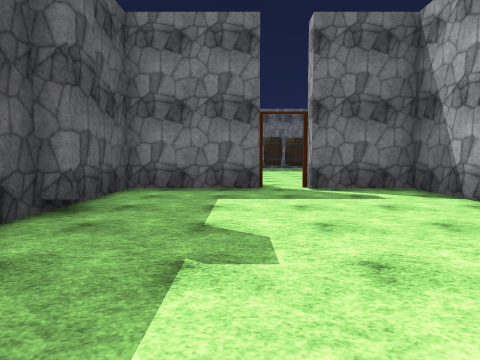
View 1 (above)

24 first-person views from a walk through a scene from a Unity 3-D project. The camera is 1.4 m above the floor, tilts 4° down and sees 75° across. Doors are open. The floor is counted in squares, 2 m on a side. Each view is taken from the middle of a square. On the plan, view 1 faces up. The plan holds only what a view shows up to about 10 squares ahead; the rest is blank. The place goes on beyond the plan. The player is left out. Some animated figures are not drawn. Some surface patterns are stand-ins.

View 2
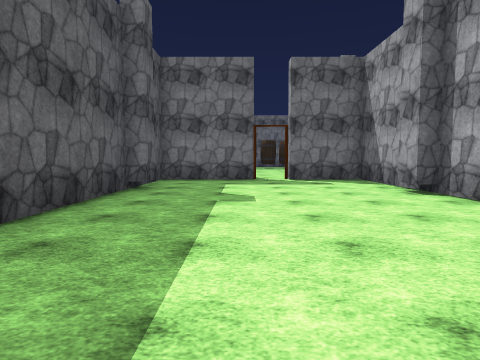

View 3
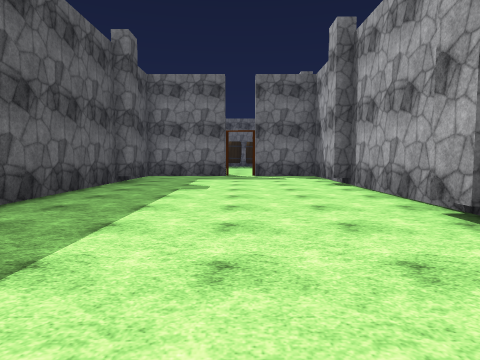

View 4
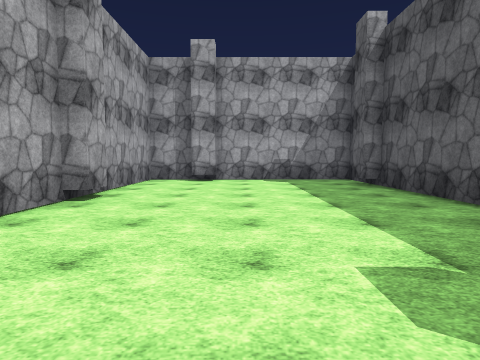

View 5
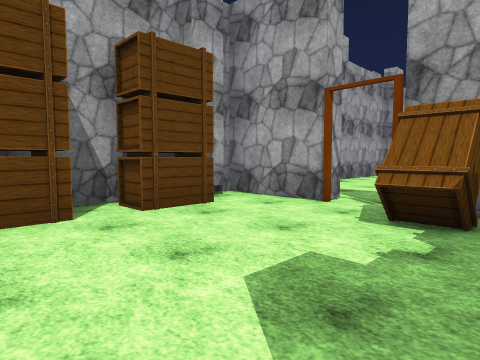

View 6
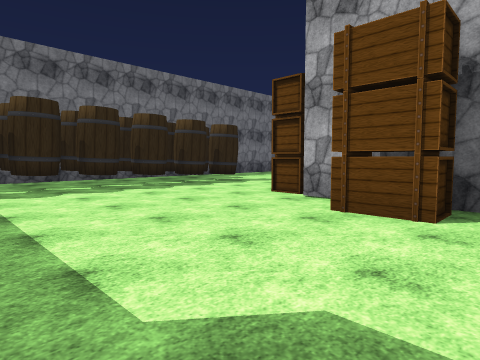

View 7
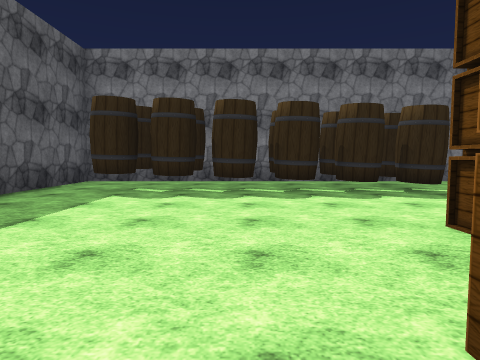

View 8
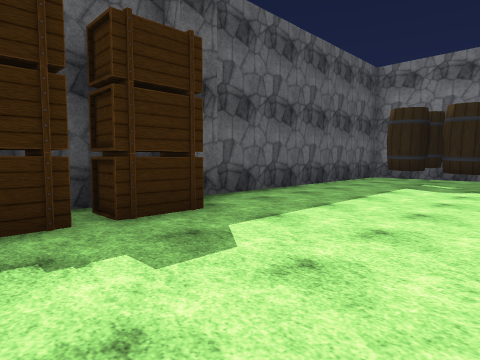

View 9
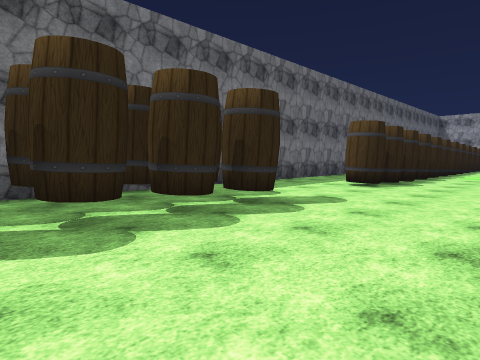

View 10
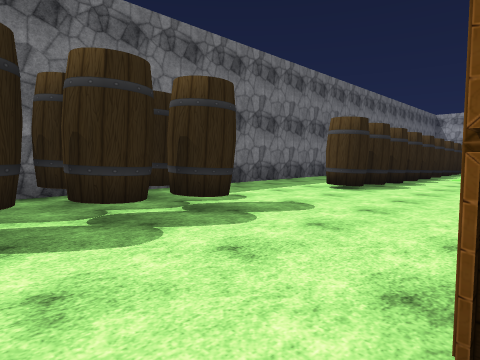

View 11
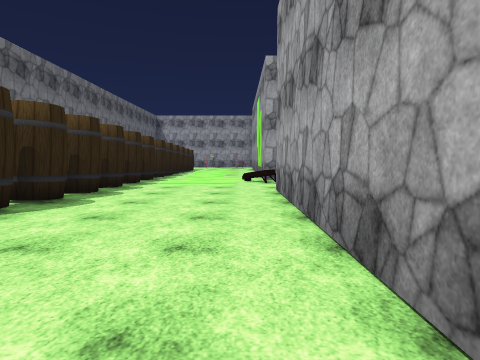

View 12
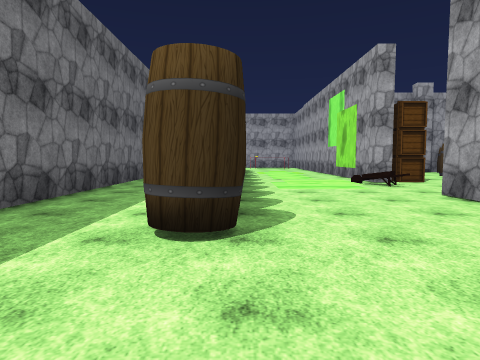

View 13
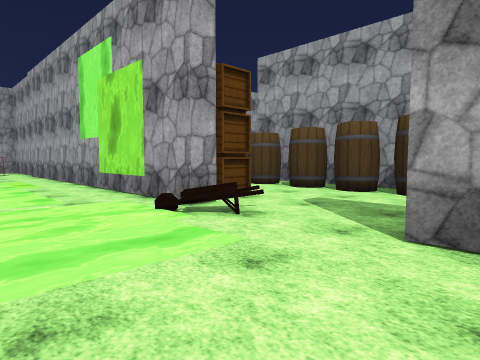

View 14
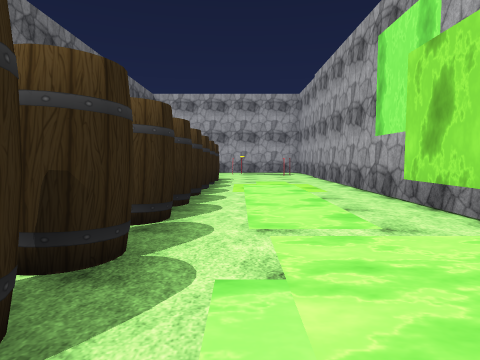

View 15
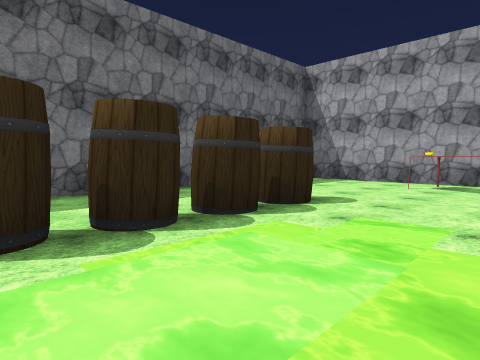

View 16
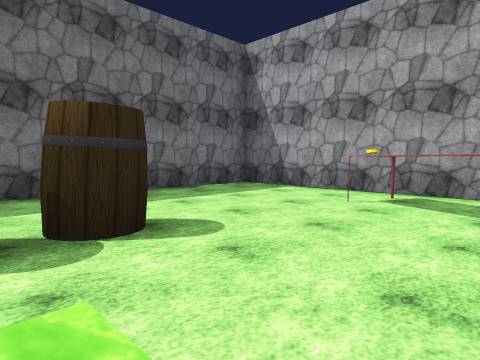

View 17
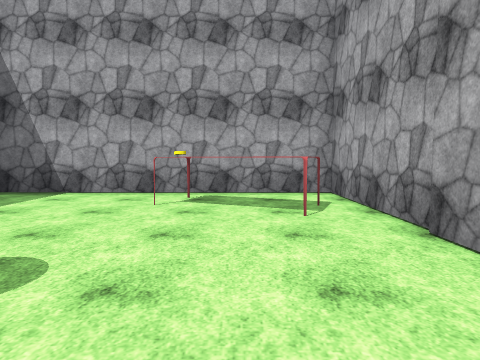

View 18
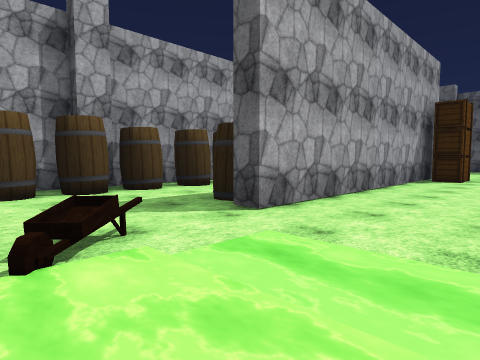

View 19
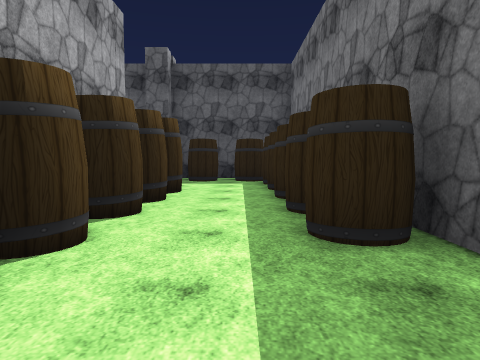

View 20
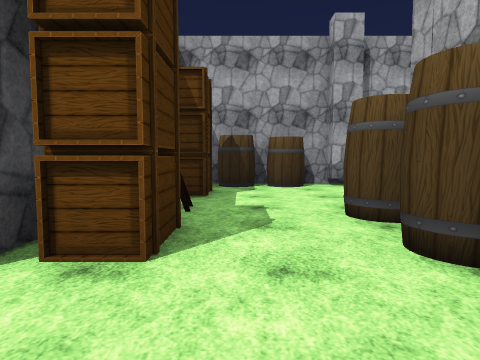

View 21
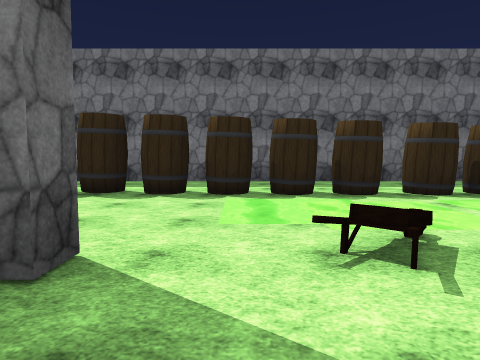

View 22
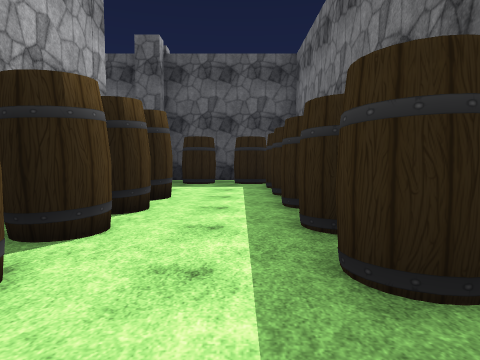

View 23
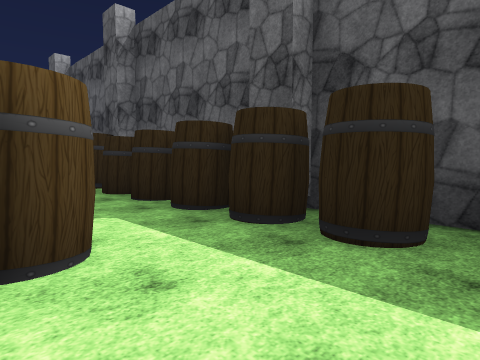

View 24
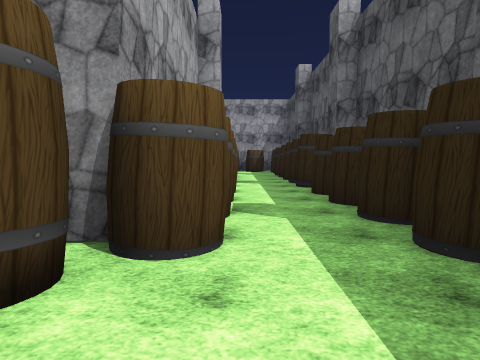

### Floor plan
Points are (right, up) in squares from view 1. A wall is a line through its corners. A room is listed if a view was taken in it or the views show most of it. See-through windows are left out.
Room 1 (views 1, 2, 3, 4)
walls: (3.4, 3) (3.4, 3.9); (-2, 4.6) (-2, 3.8) (-2.5, 3.8) (-2.5, -3.8) (-2, -3.8) (-2, -4.5); (3.4, -1.8) (3.4, -1); (0.5, 7) (-2.5, 7) (-2.5, 5.5); (1.6, -5.5) (2.5, -5.5); (2.2, -6) (3.9, -6) (3.9, 7) (1.6, 7); (-2.5, -6) (1.8, -6)
ways out: open door at (1, 7.5) to room 2
Room 2 (views 5, 6, 7, 8, 9, 10, 11, 12)
walls: (4.5, 13.2) (10.6, 13.2); (4.4, 20.2) (-2.5, 20.2) (-2.5, 12.9); (-2, 12.6) (-2, 12); (3.9, 8.8) (3.9, 13.2); (-2.5, 11.8) (-2.5, 9.5); (3.4, 7.9) (3.4, 8.4); (1.6, 7.5) (3.9, 7.5) (3.9, 8); (9.4, 20.2) (7.4, 20.2)
ways out: open door at (1, 7.5) to room 1; opening at (10.8, 16.8) to room 3; gap at (12, 17) to room 3
objects: crate (-2, 9) to (-2, 10); crate (-2, 11); other object (-1, 17) to (0, 18); other object (-1, 19) to (0, 19); crate (0, 8) to (0, 9); other object (1, 17) to (1, 18); other object (1, 19); other object (2, 17) to (2, 18); other object (2, 19); crate (3, 9) to (3, 10); crate (3, 11) to (3, 12); other object (3, 17) to (4, 18); other object (3, 19) to (4, 19); crate (4, 14) to (5, 14); other object (5, 17) to (5, 18); other object (5, 19); other object (6, 17) to (6, 18); other object (6, 19); other object (10, 17); other object (11, 17)
Room 3 (views 13, 14, 15, 16, 17, 18, 19, 20, 21, 22, 23, 24)
walls: (13.9, 8.5) (17.9, 8.5); (9.6, 8.5) (13, 8.5); (15.8, 12.6) (15.8, 13.2) (29.4, 13.2) (29.4, 20.2) (26.4, 20.2); (16.8, 12.7) (16.1, 12.7); (21.8, 8.7) (22.3, 8.7) (22.3, 9.4); (10.6, 13.2) (12.8, 13.2) (12.8, 12.7) (11.9, 12.7); (4.3, 10.9) (4.3, 8.6); (18.9, 20.2) (9.4, 20.2); (22.2, 20.2) (20.4, 20.2); (24.6, 20.2) (23.8, 20.2)
ways out: opening at (10.8, 16.8) to room 2; gap at (12, 17) to room 2
objects: other object (5, 0) to (5, 1); other object (5, 2); other object (5, 3); other object (5, 5); other object (5, 6); other object (5, 7); other object (5, 9); other object (5, 10); other object (5, 11) to (6, 12); other object (6, 12) to (7, 12); other object (7, 5) to (8, 5); other object (7, 6) to (8, 6); other object (7, 7) to (8, 7); other object (7, 8) to (8, 8); other object (8, 9); other object (8, 12); other object (9, 12); other object (10, 9); other object (11, 9); other object (11, 12); other object (12, 12); other object (13, 9); other object (13, 17); other object (14, 9); other object (14, 17); other object (15, 9); cart (15, 13); other object (15, 17); other object (16, 9); crate (16, 12) to (17, 12); other object (16, 17); other object (18, 9); other object (18, 12); other object (18, 17); other object (19, 17); crate (20, 12) to (21, 12); other object (20, 17) to (21, 17); other object (22, 10); other object (22, 11); other object (22, 17); other object (23, 17); other object (24, 17); table (27, 14) to (28, 16)

Positions as (right, up) in squares from view 1, and headings:
1: (0, 0), facing up
2: (0, -3), facing up
3: (1, -5), facing up
4: (1, 4), facing down
5: (-1, 12), facing down-right
6: (-1, 10), facing up-right
7: (2, 11), facing up
8: (2, 9), facing up-left
9: (2, 14), facing up-right
10: (3, 14), facing up-right
11: (6, 14), facing right
12: (7, 17), facing right
13: (12, 16), facing down-right
14: (14, 16), facing right
15: (20, 14), facing up-right
16: (23, 14), facing up-right
17: (23, 15), facing right
18: (16, 16), facing down-left
19: (15, 11), facing left
20: (14, 11), facing right
21: (14, 11), facing up
22: (14, 11), facing left
23: (8, 11), facing down-left
24: (7, 11), facing down
